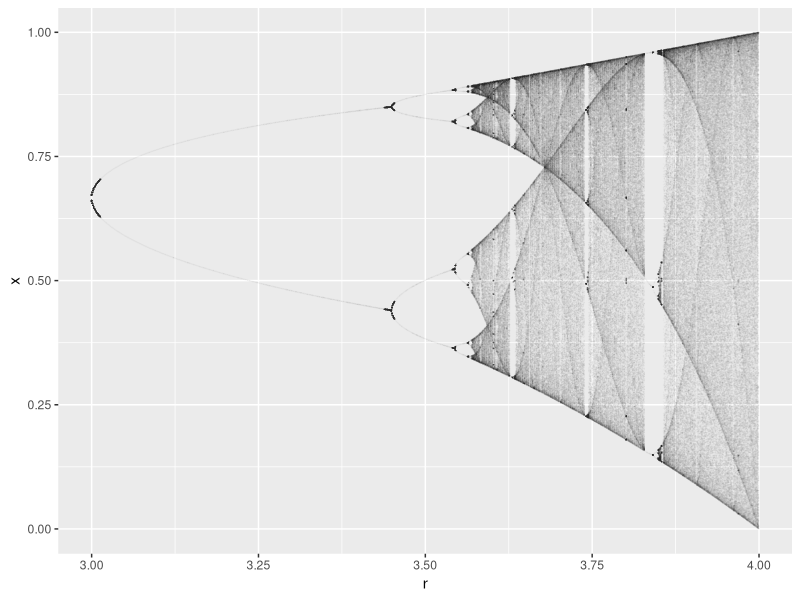

Recreate this plot in R.
# Russell Legate-Yang
# Period doubling bifurcations for logistic map

library(ggplot2)

phi = function(r, x) {
  return(r * x * (1 - x))
}

orbit = function(r, N, x0, Nm = 2) {
  X = vector(length = (Nm * N + 1), mode = 'numeric')
  X[1] = x0
  for (i in 1:(length(X)-1)) {
    X[i+1] = phi(r, X[i])
  }
  Xkeep = unique(tail(X, (N+1)))
  df = data.frame(r = rep(r, length(Xkeep)), x = Xkeep)
  return(df)
}

rorbit = function(N, x0 = 0.5, bounds = c(0, 4)) {
  step = 1/N
  R = seq(bounds[1], bounds[2], step)
  df = do.call(rbind, lapply(R, function(r) orbit(r, N, x0)))
}

N = 10 ** 3
filename = '/Users/rclegateyang/Documents/Math/ODEs/results/logistic/1000_34.png'
plot_df = rorbit(N)
p = ggplot(data = plot_df, aes(x = r, y = x)) +
  xlim(3, 4) +
  geom_point(size = 0.001, alpha = 0.01)
ggsave(filename, plot = p, width = 7, height = 5)